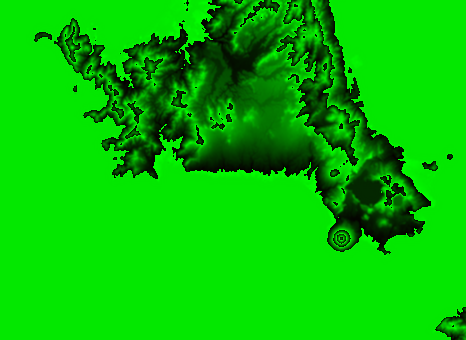
#> input picture spikes/renderer/shared/height.png, 466 x 340 px
$ python paint-texture.py
#> lines starting #> are read from the running program, lines starting #| are printed output that depends on the picture
"""Paint the shared terrain colour texture from the heightmap: elevation tint, slope, noise.
Both spikes map this one image onto the terrain so colour is not a variable between them."""
import json, math, numpy as np
from PIL import Image
H16 = np.asarray(Image.open("height.png").convert("RGB"), dtype=np.float64)
E = H16[:, :, 0] * 256 + H16[:, :, 1] - 1000
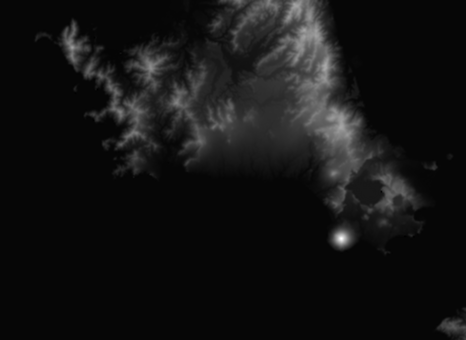
#> E: shape (340, 466) float64; min -23, max 886, mean 47.7; drawn with min black and max white
#> (the run stopped early here; a loop or call above may not have finished)
